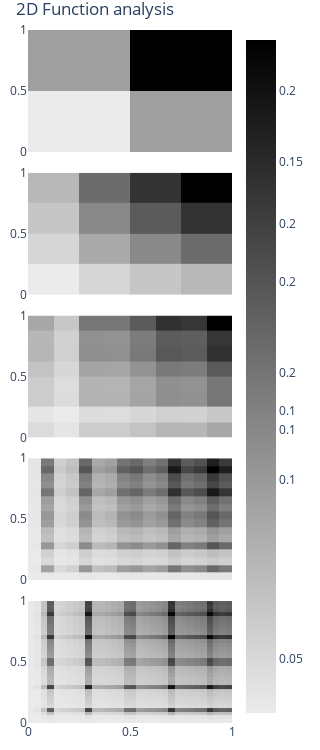

The notebook cell this image was saved under:
### Code cell
def fo_function_analysis2(fo_state, max_depth=3, print_logs=False):
   """Returns a figure with a 2d histogram plotting the function landscape as MCTS will se it. Manual (Fast)"""

   #Find evaluation points
   stop = {}
   start = {}
   max_depth_step = {}
   x = {}
   division_size = {}
   dimensions = len(fo_state.ranges)

   #splits by dimension
   for d in range(dimensions):
      
      stop[d] = fo_state.ranges[d][1]
      start[d] = fo_state.ranges[d][0]
      max_depth_step[d] = (stop[d]-start[d])/(fo_state.splits**max_depth)
      division_size[d] = stop[d] - start[d]
      while division_size[d] > fo_state.minimum_step:
         division_size[d] = division_size[d]/fo_state.splits   
      #if print_logs: print("dimension", d, " division_size", division_size[d], "start", start[d], "stop", stop[d], "max_detph_step", max_depth_step[d])

      #get central points
      x[d] = []   
      next_start = start[d]
      center_distance = division_size[d]/2
      while next_start+center_distance < stop[d]:
         next_stop = next_start + division_size[d]
         x[d].append(next_start+center_distance) #gets the value in the middle
         next_start = next_stop
      #if print_logs: print("x", x[d])
   #if print_logs: print("max_depth_step", max_depth_step)


   fig_x = {}
   fig_y = {}
   fig_z = {}
   for current_depth in reversed([md+1 for md in range(max_depth)]):
      depth_step = {}
      for d in range(dimensions):
         depth_step[d] = (stop[d]-start[d])/(fo_state.splits**current_depth)
      #if print_logs: print("current_depth", current_depth, "depth_step", depth_step)

      if max_depth == current_depth:
         granular_x = x[0]
         granular_y = x[1]
      else:
         granular_x = fig_x[current_depth+1]
         granular_y = fig_y[current_depth+1]
         granular_z = {}
         for i in range(len(granular_x)):
            granular_z[(granular_x[i], granular_y[i])] = fig_z[current_depth+1][i]

      all_depth_steps = {}
      for d in range(dimensions):
         all_depth_steps[d] = [[i*depth_step[d], (i+0.5)*depth_step[d], (i+1)*depth_step[d]] for i in range(fo_state.splits**current_depth)]
         all_depth_steps[d][0][0] = start[d]
         all_depth_steps[d][-1][2] = stop[d]
      #if print_logs: print("all_depth_steps shape:", str([str(k)+":"+str(len(v)) for k,v in all_depth_steps.items()]))
      #if print_logs: print("all_depth_steps max:", str(max([max(v) for k,v in all_depth_steps.items()])), str(min([min(v) for k,v in all_depth_steps.items()])))

      avg_by_y={}
      for j in granular_y:
         avg_by_y[j] = {}
         steps = 0
         count = 0
         accum = 0
         for i in granular_x:
            #if print_logs: print("i", i, "steps", steps)
            if i > all_depth_steps[0][steps][2]:
               avg_by_y[j][all_depth_steps[0][steps][1]] = accum/count
               count = 0
               accum = 0
               steps += 1
            if max_depth == current_depth:
               accum = accum + fo_state.function([i,j])
            else:
               accum = accum + granular_z[(i,j)]
            count += 1
         #if print_logs: print("i", i, "steps", steps)
         avg_by_y[j][all_depth_steps[0][steps][1]] = accum/count
         all_x_keys = avg_by_y[j].keys()
      #if print_logs: print("avg_by_y", avg_by_y)
      #if print_logs: print("all_x_keys", all_x_keys)

      fig_x[current_depth]=[]
      fig_y[current_depth]=[]
      fig_z[current_depth]=[]
      for i in all_x_keys:
         steps = 0
         count = 0
         accum = 0
         for j in avg_by_y.keys():
            if j > all_depth_steps[1][steps][2]:
               fig_x[current_depth].append(i)
               fig_y[current_depth].append(all_depth_steps[1][steps][1])
               fig_z[current_depth].append(accum/count)
               count = 0
               accum = 0
               steps += 1
            accum = accum + avg_by_y[j][i]
            count += 1
         fig_x[current_depth].append(i)
         fig_y[current_depth].append(all_depth_steps[1][steps][1])
         fig_z[current_depth].append(accum/count)


   #create subplots
   plot_pixels = 150
   n_plots = max_depth
   """
   if n_plots%2==0:
      row_heights = [1/(n_plots/2) for _ in range(int(n_plots/2))]
      column_widths = [0.5, 0.5]
   else:
   """
   row_heights = [1/n_plots for _ in range(n_plots)]
   column_widths = [1]
   #if print_logs: 
   #   print(row_heights, column_widths)
   #   print("rows",len(row_heights),"cols",len(column_widths))
   fig = make_subplots(
      rows=len(row_heights)
      ,cols=len(column_widths)
      ,shared_xaxes=True
      ,vertical_spacing=0.03
      ,row_heights = row_heights
      ,column_widths = column_widths
      #,specs=[[{"secondary_y": True}] for _ in range(len(column_widths))]
      )
   
   #add function plot
   #x = np.linspace(0.001,1,5000)
   #y = [fo_state.function([i]) for i in x]
   #fig.add_trace(go.Scatter(x=x, y=y, showlegend=False,marker={"color":"black"}),row=1,col=1)
   

   #add analysis plots
   for d in range(1,max_depth+1):
      if d==1: show_legend = True
      else: show_legend = False
      #print("n_bins", str(fo_state.splits**d))
      #if print_logs:
         #print("fig_x[d]", fig_x[d])
         #print("fig_y[d]", fig_y[d])
         #print("fig_z[d]", fig_z[d])
         #print("nbinsx",str(fo_state.splits**d))
      fig.add_trace(
         go.Histogram2d(x=fig_x[d], y=fig_y[d], z=fig_z[d],histfunc ="avg"
            #,autobinx =False
            #,nbinsx=5
            ,xbins = {"size":(stop[0]-start[0])/fo_state.splits**d}
            ,ybins = {"size":(stop[1]-start[1])/fo_state.splits**d}
            #,nbinsy=fo_state.splits**d
            #,color_continuous_scale="gray"
            ,colorscale = [[0, 'rgb(235,235,235)'], [1, 'rgb(0,0,0)']]
            ,showlegend = False
            ,colorbar = {"nticks":3}
            #,texttemplate= "%{z}"
            )
         ,row=d,col=1)
      #fig.add_trace(go.Scatter(x=[start,stop], y=[max(y),max(y)], line=dict(color='royalblue', width=2, dash='dash'),showlegend=False,marker={"color":"blue"}),row=d+1,col=1)

   #update fig layout
   #fig.update_layout(barmode='stack')
   fig.update_layout(margin=dict(l=10, r=10, t=30, b=20)
      ,width=plot_pixels+100
      ,height=plot_pixels*n_plots
      ,autosize=False
      ,plot_bgcolor='rgba(0,0,0,0)',title={"text":"2D Function analysis"}
                #,legend=dict(
                    #title = "Formula",
                    #orientation="h",
                    #yanchor="top",
                    #y=-0.65,
                    #xanchor="center",
                    #x=0.5,  
                    #font = dict(family = "Arial", size = 14, color = "black"),
                    #bordercolor="LightSteelBlue",
                    #borderwidth=2,
                    #itemsizing='trace',
                    #itemwidth = 30
                    #)  
                    )
   #fig.update_yaxes(showgrid=True, gridwidth=1, gridcolor='black')
   #fig.update_xaxes(showline=True, linewidth=2, linecolor='black', mirror=True)
   #fig.update_yaxes(showline=True, linewidth=2, linecolor='black', mirror=True)
   # fig.update_xaxes(range=[start,stop])
   fig.update_xaxes(range=[start[0],stop[0]])
   fig.update_yaxes(range=[start[1],stop[1]])
   

   return fig


def hist2d(fo_state, max_depth=3, print_logs=False):
   """Returns a figure with a 2d histogram plotting the function landscape as MCTS will se it. Using the library (slow)"""
   stop = {}
   start={}
   x = {}
   division_size = {}
   dimensions = len(fo_state.ranges)

   #splits by dimension
   for d in range(dimensions):
      if print_logs: print("dimension", d)
      stop[d] = fo_state.ranges[d][1]
      start[d] = fo_state.ranges[d][0]
      division_size[d] = stop[d] - start[d]
      while division_size[d] > fo_state.minimum_step:
         division_size[d] = division_size[d]/fo_state.splits
      if print_logs: print("division_size", division_size[d])

      #get central points
      x[d] = []   
      next_start = start[d]
      center_distance = division_size[d]/2
      while next_start < stop[d]:
         next_stop = next_start + division_size[d]
         x[d].append(next_start+center_distance) #gets the value in the middle
         next_start = next_stop
      #if print_logs: print("x", x[d])

   #arrange data
   fig_x = []
   fig_y=[]
   fig_z=[]
   for i in x[0]:
      for j in x[1]:
         fig_x.append(i)
         fig_y.append(j)
         fig_z.append(fo_state.function([i,j]))

   if print_logs:
      print("len(fig_x)", len(fig_x), max(fig_x))
      print("len(fig_y)", len(fig_y), max(fig_y))
      print("len(fig_z)", len(fig_z), max(fig_z))

   fig = go.Figure(go.Histogram2d(x=fig_x, y=fig_y, z=fig_z,histfunc ="avg"
      ,nbinsx=fo_state.splits**max_depth
      ,nbinsy=fo_state.splits**max_depth
      #color_continuous_scale="Viridis",
      ,texttemplate= "%{z}"))

   return fig
   

random_player = RandomPlayer()
dummy_state = FunctionOptimisationState(players=[random_player], function=6, ranges=[[0,1],[0,1]], minimum_step=0.001, splits=2)
functions = dummy_state.function_list
join = "/"
logs_path = "logs/FO"
output_name = "collective_tree_logs.csv"
#print(dummy_state.availableMoves())
#fig = hist2d(dummy_state, print_logs=True)
fig = fo_function_analysis2(dummy_state, print_logs=True, max_depth=5)
fig.show()

### Figure 1 — Plotly figure (JSON) as saved in the notebook; plotly's stock layout.template omitted (floating-point values rounded to 4 significant figures; data arrays with more than 128 entries replaced by an {"elided": "..."} marker saying what was removed)
{"data": [{"colorbar": {"nticks": 3}, "colorscale": [[0, "rgb(235,235,235)"], [1, "rgb(0,0,0)"]], "histfunc": "avg", "showlegend": false, "type": "histogram2d", "x": [0.25, 0.25, 0.75, 0.75], "xaxis": "x", "xbins": {"size": 0.5}, "y": [0.25, 0.75, 0.25, 0.75], "yaxis": "y", "ybins": {"size": 0.5}, "z": [0.03913, 0.08265, 0.08265, 0.1746]}, {"colorbar": {"nticks": 3}, "colorscale": [[0, "rgb(235,235,235)"], [1, "rgb(0,0,0)"]], "histfunc": "avg", "showlegend": false, "type": "histogram2d", "x": [0.125, 0.125, 0.125, 0.125, 0.375, 0.375, 0.375, 0.375, 0.625, 0.625, 0.625, 0.625, 0.875, 0.875, 0.875, 0.875], "xaxis": "x2", "xbins": {"size": 0.25}, "y": [0.125, 0.375, 0.625, 0.875, 0.125, 0.375, 0.625, 0.875, 0.125, 0.375, 0.625, 0.875, 0.125, 0.375, 0.625, 0.875], "yaxis": "y2", "ybins": {"size": 0.25}, "z": [0.01655, 0.03435, 0.04783, 0.05968, 0.03435, 0.07127, 0.09925, 0.1238, 0.04783, 0.09925, 0.1382, 0.1724, 0.05968, 0.1238, 0.1724, 0.2151]}, {"colorbar": {"nticks": 3}, "colorscale": [[0, "rgb(235,235,235)"], [1, "rgb(0,0,0)"]], "histfunc": "avg", "showlegend": false, "type": "histogram2d", "x": [0.0625, 0.0625, 0.0625, 0.0625, 0.0625, 0.0625, 0.0625, 0.0625, 0.1875, 0.1875, 0.1875, 0.1875, 0.1875, 0.1875, 0.1875, 0.1875, 0.3125, 0.3125, 0.3125, 0.3125, 0.3125, 0.3125, 0.3125, 0.3125, 0.4375, 0.4375, 0.4375, 0.4375, 0.4375, 0.4375, 0.4375, 0.4375, 0.5625, 0.5625, 0.5625, 0.5625, 0.5625, 0.5625, 0.5625, 0.5625, 0.6875, 0.6875, 0.6875, 0.6875, 0.6875, 0.6875, 0.6875, 0.6875, 0.8125, 0.8125, 0.8125, 0.8125, 0.8125, 0.8125, 0.8125, 0.8125, 0.9375, 0.9375, 0.9375, 0.9375, 0.9375, 0.9375, 0.9375, 0.9375], "xaxis": "x3", "xbins": {"size": 0.125}, "y": [0.0625, 0.1875, 0.3125, 0.4375, 0.5625, 0.6875, 0.8125, 0.9375, 0.0625, 0.1875, 0.3125, 0.4375, 0.5625, 0.6875, 0.8125, 0.9375, 0.0625, 0.1875, 0.3125, 0.4375, 0.5625, 0.6875, 0.8125, 0.9375, 0.0625, 0.1875, 0.3125, 0.4375, 0.5625, 0.6875, 0.8125, 0.9375, 0.0625, 0.1875, 0.3125, 0.4375, 0.5625, 0.6875, 0.8125, 0.9375, 0.0625, 0.1875, 0.3125, 0.4375, 0.5625, 0.6875, 0.8125, 0.9375, 0.0625, 0.1875, 0.3125, 0.4375, 0.5625, 0.6875, 0.8125, 0.9375, 0.0625, 0.1875, 0.3125, 0.4375, 0.5625, 0.6875, 0.8125, 0.9375], "yaxis": "y3", "ybins": {"size": 0.125}, "z": [0.02675, 0.01534, 0.04394, 0.04339, 0.05352, 0.06809, 0.06644, 0.08527, 0.01534, 0.008793, 0.02519, 0.02488, 0.03068, 0.03904, 0.0381, 0.04889, 0.04394, 0.02519, 0.07218, 0.07127, 0.08791, 0.1118, 0.1091, 0.1401, 0.04339, 0.02488, 0.07127, 0.07037, 0.0868, 0.1104, 0.1078, 0.1383, 0.05352, 0.03068, 0.08791, 0.0868, 0.1071, 0.1362, 0.1329, 0.1706, 0.06809, 0.03904, 0.1118, 0.1104, 0.1362, 0.1733, 0.1691, 0.2171, 0.06644, 0.0381, 0.1091, 0.1078, 0.1329, 0.1691, 0.165, 0.2118, 0.08527, 0.04889, 0.1401, 0.1383, 0.1706, 0.2171, 0.2118, 0.2718]}, {"colorbar": {"nticks": 3}, "colorscale": [[0, "rgb(235,235,235)"], [1, "rgb(0,0,0)"]], "histfunc": "avg", "showlegend": false, "type": "histogram2d", "x": {"elided": "256 float values"}, "xaxis": "x4", "xbins": {"size": 0.0625}, "y": {"elided": "256 float values"}, "yaxis": "y4", "ybins": {"size": 0.0625}, "z": {"elided": "256 float values"}}, {"colorbar": {"nticks": 3}, "colorscale": [[0, "rgb(235,235,235)"], [1, "rgb(0,0,0)"]], "histfunc": "avg", "showlegend": false, "type": "histogram2d", "x": {"elided": "1024 float values"}, "xaxis": "x5", "xbins": {"size": 0.03125}, "y": {"elided": "1024 float values"}, "yaxis": "y5", "ybins": {"size": 0.03125}, "z": {"elided": "1024 float values"}}], "layout": {"autosize": false, "height": 750, "margin": {"b": 20, "l": 10, "r": 10, "t": 30}, "plot_bgcolor": "rgba(0,0,0,0)", "title": {"text": "2D Function analysis"}, "width": 250, "xaxis": {"anchor": "y", "domain": [0, 1], "matches": "x5", "range": [0, 1], "showticklabels": false}, "xaxis2": {"anchor": "y2", "domain": [0, 1], "matches": "x5", "range": [0, 1], "showticklabels": false}, "xaxis3": {"anchor": "y3", "domain": [0, 1], "matches": "x5", "range": [0, 1], "showticklabels": false}, "xaxis4": {"anchor": "y4", "domain": [0, 1], "matches": "x5", "range": [0, 1], "showticklabels": false}, "xaxis5": {"anchor": "y5", "domain": [0, 1], "range": [0, 1]}, "yaxis": {"anchor": "x", "domain": [0.824, 1], "range": [0, 1]}, "yaxis2": {"anchor": "x2", "domain": [0.618, 0.794], "range": [0, 1]}, "yaxis3": {"anchor": "x3", "domain": [0.412, 0.588], "range": [0, 1]}, "yaxis4": {"anchor": "x4", "domain": [0.206, 0.382], "range": [0, 1]}, "yaxis5": {"anchor": "x5", "domain": [0, 0.176], "range": [0, 1]}}}
